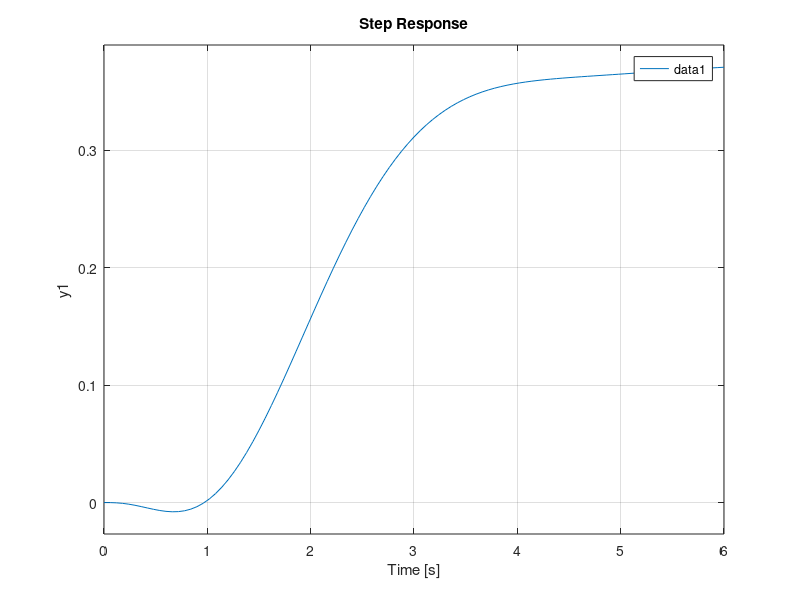

MATLAB code for this plot: (Note: this script raises an error after producing the figure.)
clc;clear;close all
s=tf('s');
G_main=(-s+3)/((s+1)*(s+2)*(s^2+2*s+4));
step(G_main);
hold on
legend 'show'

[K,L,T]=get_fod(G_main,0);  % frequency 
G_frequency=K*exp(-L*s)/(T*s+1);
step(G_frequency);
hold on

[K,L,T]=get_fod(G_main,1);  % Transfer function 
G_trasfer=K*exp(-L*s)/(T*s+1);
step(G_trasfer);
hold on

G_optapp=opt_app(G_main,0,1,1);   % opt_app
step(G_optapp);

figure 
error_fre=G_frequency-G_main;
error_tra=G_trasfer-G_main;
error_opt=G_optapp-G_main;
step(error_fre,error_tra,error_opt);
legend 'show'